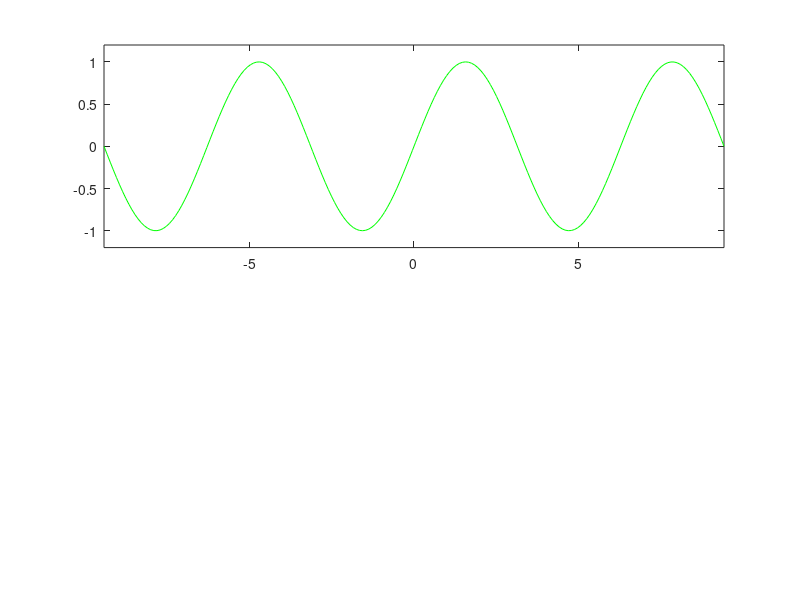

Here is the MATLAB script that generated this plot: (Note: this script raises an error after producing the figure.)
clear
%% 设置fig背景为深色模式
back_color = [0.15, 0.15, 0.15];
h_f = figure('Color', back_color);

%% 绘制 sin
sin_axis = subplot(211);
x = linspace(-3*pi, 3*pi, 200);
y = sin(x);
plot(sin_axis, x, y, 'g-');
xlim([-3*pi, 3*pi]);
ylim([-1.2, 1.2]);
% 绘制坐标轴
param = struct('XLabel', '$x$', 'YLabel', '$\sin x$', 'OLabel', '$O$');
DrawAxisWithArrow(sin_axis, param);

%% 绘制 cos
cos_axis = subplot(212);
y2 = cos(x);
plot(cos_axis, x, y2, 'y-');
xlim([-3*pi, 3*pi]);
ylim([-1.2, 1.2]);
param = struct('XLabel', '$x$', 'YLabel', '$\cos x$', 'OLabel', '$O$');
DrawAxisWithArrow(cos_axis, param);

%% 保存为图像
if true
    img_name = SaveFig2Img(h_f, 'figures\demo02.png');
    fprintf('图像保存为: %s\n', img_name);
end